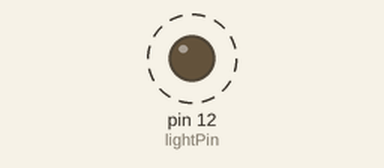
Recording of a sketch running on a simulated Arduino Uno, built with avr-gcc and run on an emulated ATmega328P. On the bench: output pins drawn as LEDs (lit = HIGH). Dashed ring = blinking.

Above: at 0.05 s.
Timing chart, 0 to 3.0 s (numbered marks = the images above):
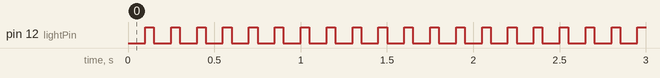

Measured:
- by itself, pin 12 (lightPin): alternates HIGH for 0.05 s and LOW for 0.10 s

The sketch:

sketch_feb25a.ino
```cpp
/**
This number represents the numbering on the Hero board. wire is to be connected to the pin in the 'DIGITAL PWM' section pin number 12.
*/
int lightPin = 12; //Hero board pin 12


void setup() {
  // put your setup code here, to run once:

  //Initialize diginal pin 12 as an output, then set its value to HIGH (5 volts)
  pinMode(lightPin, OUTPUT);
  digitalWrite(lightPin, HIGH);
}

void loop() {
  // put your main code here, to run repeatedly:

  //Output voltage to 0v
  digitalWrite(lightPin, LOW);
  delay(100);
  digitalWrite(lightPin, HIGH);
  delay(50);
}
```
